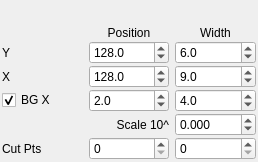
          <widget class="QWidget" name="page">
           <property name="geometry">
            <rect>
             <x>0</x>
             <y>0</y>
             <width>258</width>
             <height>162</height>
            </rect>
           </property>
           <attribute name="label">
            <string>Reflectivity Extraction</string>
           </attribute>
           <layout class="QGridLayout" name="gridLayout_3">
            <property name="verticalSpacing">
             <number>1</number>
            </property>
            <property name="margin">
             <number>2</number>
            </property>
            <item row="1" column="2">
             <widget class="QDoubleSpinBox" name="refYPos">
              <property name="toolTip">
               <string>Center of region used for extraction</string>
              </property>
              <property name="decimals">
               <number>1</number>
              </property>
              <property name="maximum">
               <double>400.000000000000000</double>
              </property>
              <property name="value">
               <double>128.000000000000000</double>
              </property>
             </widget>
            </item>
            <item row="1" column="1">
             <widget class="QLabel" name="label_3">
              <property name="toolTip">
               <string>Y Pixel Window</string>
              </property>
              <property name="styleSheet">
               <string notr="true">text-align: right;</string>
              </property>
              <property name="text">
               <string>Y</string>
              </property>
             </widget>
            </item>
            <item row="0" column="3">
             <widget class="QLabel" name="label_2">
              <property name="minimumSize">
               <size>
                <width>0</width>
                <height>18</height>
               </size>
              </property>
              <property name="text">
               <string>Width</string>
              </property>
              <property name="alignment">
               <set>Qt::AlignBottom|Qt::AlignHCenter</set>
              </property>
             </widget>
            </item>
            <item row="5" column="3">
             <widget class="QSpinBox" name="rangeEnd">
              <property name="toolTip">
               <string>&lt;html&gt;&lt;head/&gt;&lt;body&gt;&lt;p&gt;Remove points from the extracted intensity on the high Q side. &lt;/p&gt;&lt;p&gt;Uses the full ToF range available in the file, so it is possible it does not have any effect for lower values.&lt;/p&gt;&lt;/body&gt;&lt;/html&gt;</string>
              </property>
              <property name="maximum">
               <number>200</number>
              </property>
              <property name="value">
               <number>0</number>
              </property>
             </widget>
            </item>
            <item row="2" column="2">
             <widget class="QDoubleSpinBox" name="refXPos">
              <property name="toolTip">
               <string>Center of region used for extraction</string>
              </property>
              <property name="decimals">
               <number>1</number>
              </property>
              <property name="maximum">
               <double>400.000000000000000</double>
              </property>
              <property name="value">
               <double>128.000000000000000</double>
              </property>
             </widget>
            </item>
            <item row="3" column="3">
             <widget class="QDoubleSpinBox" name="bgWidth">
              <property name="toolTip">
               <string>Width of region used for extraction</string>
              </property>
              <property name="decimals">
               <number>1</number>
              </property>
              <property name="maximum">
               <double>400.000000000000000</double>
              </property>
              <property name="value">
               <double>4.000000000000000</double>
              </property>
             </widget>
            </item>
            <item row="3" column="2">
             <widget class="QDoubleSpinBox" name="bgCenter">
              <property name="toolTip">
               <string>Center of region used for extraction</string>
              </property>
              <property name="decimals">
               <number>1</number>
              </property>
              <property name="maximum">
               <double>400.000000000000000</double>
              </property>
              <property name="value">
               <double>2.000000000000000</double>
              </property>
             </widget>
            </item>
            <item row="2" column="1">
             <widget class="QLabel" name="label_4">
              <property name="toolTip">
               <string>X Pixel Window</string>
              </property>
              <property name="styleSheet">
               <string notr="true">text-align: right;</string>
              </property>
              <property name="text">
               <string>X</string>
              </property>
             </widget>
            </item>
            <item row="4" column="3">
             <widget class="QDoubleSpinBox" name="refScale">
              <property name="toolTip">
               <string>Scaling factor for the reflectivity in powers of 10</string>
              </property>
              <property name="decimals">
               <number>3</number>
              </property>
              <property name="minimum">
               <double>-20.000000000000000</double>
              </property>
              <property name="maximum">
               <double>20.000000000000000</double>
              </property>
              <property name="singleStep">
               <double>0.020000000000000</double>
              </property>
              <property name="value">
               <double>0.000000000000000</double>
              </property>
             </widget>
            </item>
            <item row="5" column="2">
             <widget class="QSpinBox" name="rangeStart">
              <property name="toolTip">
               <string>&lt;html&gt;&lt;head/&gt;&lt;body&gt;&lt;p&gt;Remove points from the extracted intensity on the low Q side. &lt;/p&gt;&lt;p&gt;Uses the full ToF range available in the file, so it is possible it does not have any effect for lower values.&lt;/p&gt;&lt;/body&gt;&lt;/html&gt;</string>
              </property>
              <property name="maximum">
               <number>200</number>
              </property>
             </widget>
            </item>
            <item row="2" column="3">
             <widget class="QDoubleSpinBox" name="refXWidth">
              <property name="toolTip">
               <string>Width of region used for extraction</string>
              </property>
              <property name="decimals">
               <number>1</number>
              </property>
              <property name="minimum">
               <double>1.000000000000000</double>
              </property>
              <property name="maximum">
               <double>304.000000000000000</double>
              </property>
              <property name="value">
               <double>9.000000000000000</double>
              </property>
             </widget>
            </item>
            <item row="1" column="3">
             <widget class="QDoubleSpinBox" name="refYWidth">
              <property name="toolTip">
               <string>Width of region used for extraction</string>
              </property>
              <property name="decimals">
               <number>1</number>
              </property>
              <property name="minimum">
               <double>1.000000000000000</double>
              </property>
              <property name="maximum">
               <double>400.000000000000000</double>
              </property>
              <property name="value">
               <double>6.000000000000000</double>
              </property>
             </widget>
            </item>
            <item row="5" column="1">
             <widget class="QLabel" name="label_20">
              <property name="styleSheet">
               <string notr="true">text-align: right;</string>
              </property>
              <property name="text">
               <string>Cut Pts</string>
              </property>
             </widget>
            </item>
            <item row="0" column="2">
             <widget class="QLabel" name="label">
              <property name="minimumSize">
               <size>
                <width>0</width>
                <height>18</height>
               </size>
              </property>
              <property name="text">
               <string>Position</string>
              </property>
              <property name="alignment">
               <set>Qt::AlignBottom|Qt::AlignHCenter</set>
              </property>
             </widget>
            </item>
            <item row="4" column="2">
             <widget class="QLabel" name="label_5">
              <property name="toolTip">
               <string>Scaling factor for the reflectivity in powers of 10</string>
              </property>
              <property name="text">
               <string>Scale 10^</string>
              </property>
              <property name="alignment">
               <set>Qt::AlignRight|Qt::AlignTrailing|Qt::AlignVCenter</set>
              </property>
             </widget>
            </item>
            <item row="3" column="1">
             <widget class="QCheckBox" name="bgActive">
              <property name="styleSheet">
               <string notr="true">text-align: right;</string>
              </property>
              <property name="text">
               <string>BG X</string>
              </property>
              <property name="checked">
               <bool>true</bool>
              </property>
             </widget>
            </item>
           </layout>
          </widget>
